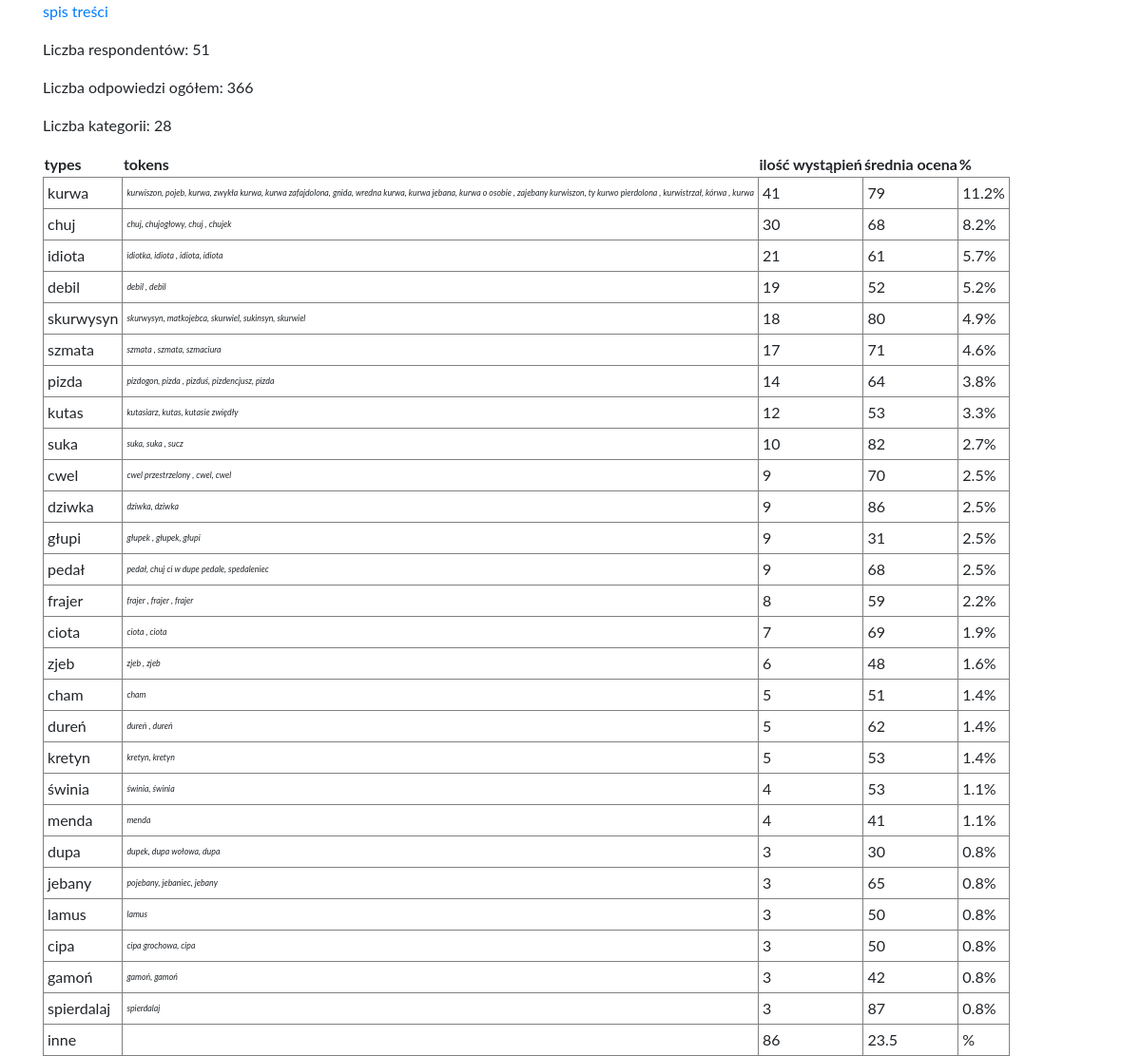
The app's page /poll1 with its own data.
### web/models.py (models this page shows)
class Answer(models.Model):
    value = models.CharField(max_length=200, null=True, blank=True, default="no answer")
    power = models.CharField(max_length=200, null=True, blank=True, default="no answer")
    category = models.CharField(max_length=250, null=True, blank=True, default="no answer")
    responder = models.ForeignKey(Responder, null=True, blank=True, on_delete=models.CASCADE)

### web/views.py (the view)
# urls.py: path('poll1', views.first_poll, name='poll1'),
def first_poll(request):
    offensive_words = poll1.offensive_words.exclude(value=None)
    word_number_list = list(map(lambda c: get_important(c, offensive_words), offensive_words))
    word_number_list = dedup(word_number_list)
    word_number_list.sort(key= lambda x: x[1], reverse=True)
    overall_answers = offensive_words.count()
    word_number_list = add_other_category(word_number_list, overall_answers)
    context = {'word_number_list': word_number_list, "overall_answers": overall_answers, "responders_number": 51}
    return render(request, 'first_poll.html', context)

### web/core.py (called while the page is built)
def add_other_category(categories, overall_number):
    new_categories = []
    others = []
    number = 0
    for category in categories:
        if category[1] >= 3:
            new_categories.append(category)
        else:
            others.append(category)
    for c in others:
        number += c[1]
    percent_value = '{0:.1f}'.format(( number / overall_number) * 100)
    other = ("inne", number, percent_value, "")
    new_categories.append(other)
    return new_categories

def dedup(l):
    return list(dict.fromkeys(l))

def get_important(answer, answer_list):
    related_answers = answer_list.filter(category=answer.category)
    power_sum = 0
    responds = 0
    for a in related_answers:
        if a.value != "no answer" and a.power != "no answer" and a.power:
            print(a.power)
            power_sum += int(a.power)
            responds += 1
    average_power = int(power_sum / responds) if responds else "-"
    number = answer_list.filter(category=answer.category).count()
    category_answers = set([ o.value.lower() for o in answer_list.filter(category=answer.category)])
    example_str = ", ".join(category_answers)
    percent_value = '{0:.1f}'.format(( number / answer_list.count()) * 100)
    return (answer.category, number, average_power, example_str, percent_value)

### web/templates/first_poll.html
{% extends 'base.html' %}
{% block content %}
<div class="container">
    <p><a href="{% url 'index' %}">spis treści</a></p>
    <p>Liczba respondentów: 51</p>
    <p>Liczba odpowiedzi ogółem: {{overall_answers}}</p>
    <p>Liczba kategorii: {{word_number_list| length}}</p>
    <table>
      <thead>
        <th>types</th>
        <th>tokens</th>
        <th>ilość wystąpień</th>
        <th>średnia ocena</th>
        <th>%</th>
      </thead>
      <tbody>
        {% for answer in word_number_list %}
          <tr>
            <td>
              {{answer.0}}
            </td>
            <td class="tokens">
              {{answer.3}}
            </td>
            <td>
              {{answer.1}}
            </td>
            <td>
              {{answer.2}}
            </td>
            <td>
              {{answer.4}}%
            </td>
          </tr>
        {% endfor %}
      </tbody>
    </table>
  </div>
{% endblock %}

### web/templates/base.html (shortened to what this page needs)
{% load static %}
{% load staticfiles %}
<!DOCTYPE html>
<html lang="en">
<head>
  <link rel="stylesheet" href="https://stackpath.bootstrapcdn.com/bootstrap/4.3.1/css/bootstrap.min.css"
>
  <link rel="stylesheet" href="{% static 'css/main.css' %}"></link>
  <link rel="stylesheet" href="">
</head>
<body>
    {% block content %}
    {% endblock %}
</body>
</html>

### web/static/css/main.css (style rules this page uses)
body { font-size: 1rem; font-family: "Lato"; }
table td { border: 1px solid grey; padding: .25rem }
.tokens { font-size: .55rem; font-style: italic; }

### records on screen
Answer: category "kurwa"
Answer: category "chuj"
Answer: category "idiota"
Answer: category "debil"
Answer: category "skurwysyn"
Answer: category "szmata"
Answer: category "pizda"
Answer: category "kutas"
Answer: category "suka"
Answer: category "cwel"
Answer: category "dziwka"
Answer: category "głupi"
Answer: category "pedał"
Answer: category "frajer"
Answer: category "ciota"
Answer: category "zjeb"
Answer: category "cham"
Answer: category "dureń"
Answer: category "kretyn"
Answer: category "świnia"
Answer: category "menda"
Answer: category "dupa"
Answer: category "jebany"
Answer: category "lamus"
Answer: category "cipa"
Answer: category "gamoń"
Answer: category "spierdalaj"

### other values on screen
{{ overall_answers }} "366"
{{ word_number_list| length }} "28"
{{ answer.3 }} "kurwiszon, pojeb, kurwa, zwykła kurwa, kurwa zafajdolona, gnida, wredna kurwa, kurwa jebana, kurwa o osobie , zajebany kurwiszon, ty kurwo pierdolona , kurwistrzał, kórwa , kurwa" "chuj, chujogłowy, chuj , chujek" "idiotka, idiota , idiota, idiota" "debil , debil" "skurwysyn, matkojebca, skurwiel, sukinsyn, skurwiel" "szmata , szmata, szmaciura" "pizdogon, pizda , pizduś, pizdencjusz, pizda" "kutasiarz, kutas, kutasie zwiędły" "suka, suka , sucz" "cwel przestrzelony , cwel, cwel" "dziwka, dziwka" "głupek , głupek, głupi" "pedał, chuj ci w dupe pedale, spedaleniec" "frajer , frajer , frajer" "ciota , ciota" "zjeb , zjeb" "cham" "dureń , dureń" "kretyn, kretyn" "świnia, świnia" "menda" "dupek, dupa wołowa, dupa" "pojebany, jebaniec, jebany" "lamus" "cipa grochowa, cipa" "gamoń, gamoń" "spierdalaj"
{{ answer.1 }} "41" "30" "21" "19" "18" "17" "14" "12" "10" "9" "9" "9" "9" "8" "7" "6" "5" "5" "5" "4" "4" "3" "3" "3" "3" "3" "3" "86"
{{ answer.2 }} "79" "68" "61" "52" "80" "71" "64" "53" "82" "70" "86" "31" "68" "59" "69" "48" "51" "62" "53" "53" "41" "30" "65" "50" "50" "42" "87" "23.5"
{{ answer.4 }} "11.2" "8.2" "5.7" "5.2" "4.9" "4.6" "3.8" "3.3" "2.7" "2.5" "2.5" "2.5" "2.5" "2.2" "1.9" "1.6" "1.4" "1.4" "1.4" "1.1" "1.1" "0.8" "0.8" "0.8" "0.8" "0.8" "0.8"
{{ answer.0 }} "inne"
